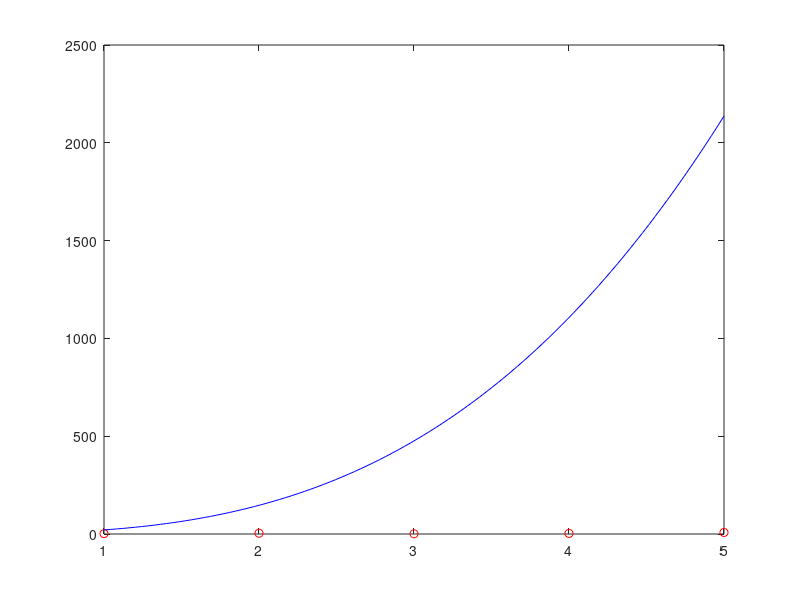

Here is the MATLAB script that generated this plot:
% 3rd order polynomial fitting

x = [1,2,3,4,5];
y = [2,4,1,3,8];

% M matrix process
M = zeros(4);
for a=1:4
    for b=1:4
        for i=1:5
            M(a,b) = M(a,b) + (x(i)^(a+b-2));
        end
    end
end

% V vector process
V = zeros(1,4);
for i=1:5
    for a=1:4
        V(a) = V(a) + y(i)*(x(i))^(a-1);
    end
end

% finding coeffs
coeff = M/V;
a0 = coeff(1);
a1 = coeff(2);
a2 = coeff(3);
a3 = coeff(4);

% plotting
denklemx = linspace(1,5,100);
denklemy = a0 + a1*denklemx + a2*(denklemx.^2) + a3*(denklemx.^3);
plot(x,y,"ro",denklemx, denklemy,"b")




